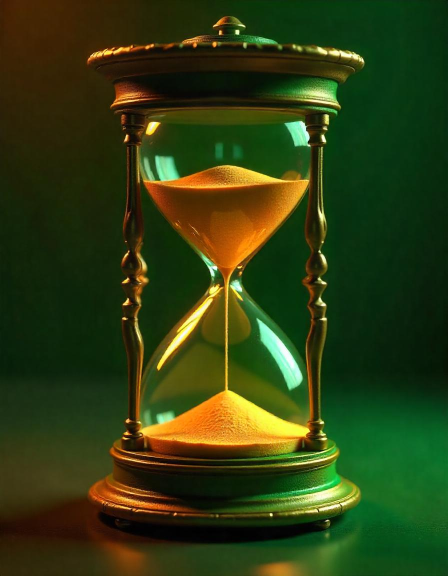
#> input picture images/img.png, 896 x 1152 px (shown at 1/2 size)
$ jupyter execute program3.ipynb
#> lines starting #> are read from the running program, lines starting #| are printed output that depends on the picture
## Write a program in python to resize, crop and rotate an image using OpenCV.

[cell 1]
import cv2
import numpy as np
image = cv2.imread('../images/img.png')
#> image is the input picture: shape (1152, 896, 3); mean B, G, R 17.5, 60.9, 46.2

[cell 2]
resized_image=cv2.resize(image,(300,300))
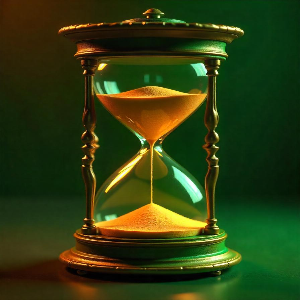
#> resized_image: shape (300, 300, 3); mean B, G, R 17.4, 60.8, 46.2

[cell 3]
cropped_image=image[10:100,20:200]
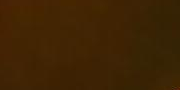
#> cropped_image: shape (90, 180, 3); mean B, G, R 3.4, 35.4, 62.6

[cell 4]
h,w,_=image.shape
#> h = 1152; w = 896
rotation_matrix=cv2.getRotationMatrix2D((w//2,h//2),45,1.0)
rotated_image=cv2.warpAffine(image,rotation_matrix,(w,h))
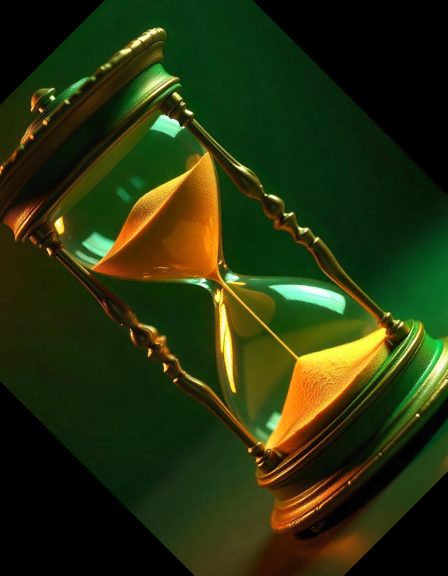
#> rotated_image: shape (1152, 896, 3) (shown at 1/2 size); mean B, G, R 14.2, 49.3, 39.1
